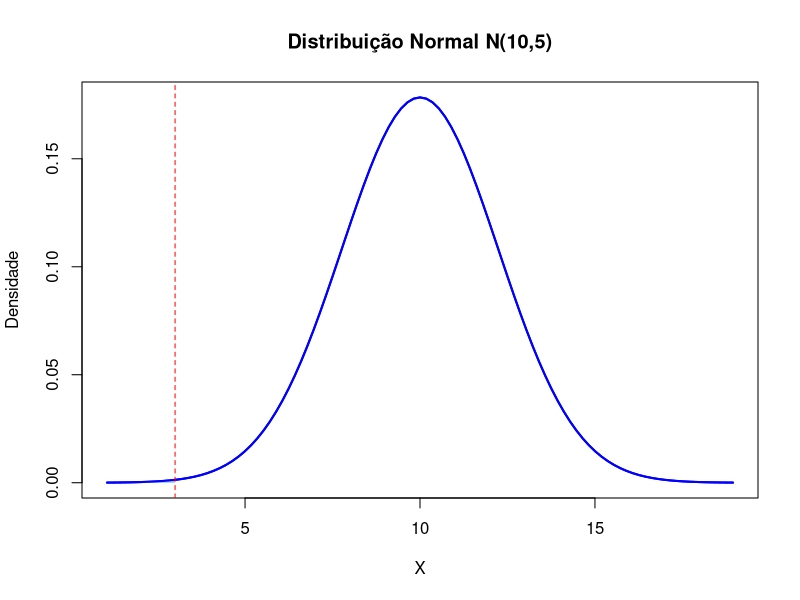
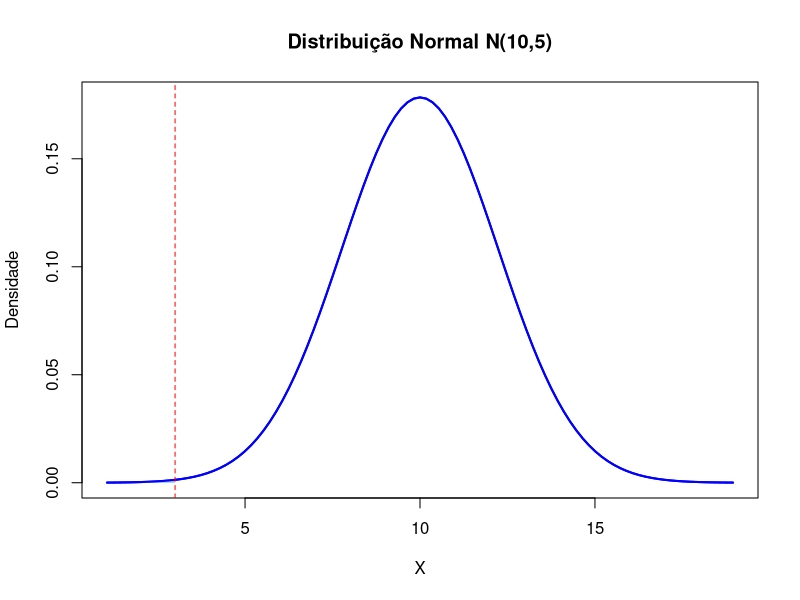

R code for these plots, in order:
# QUESTÃO 6
# X ~ N(10, 5)

mu <- 10
sigma <- sqrt(5)


# ==========================================
# A) UTILIZANDO COMANDOS PRONTOS DO R
# ==========================================

# A.1) Calcular as probabilidades

# P(X < 3)
p1 <- pnorm(3, mean=mu, sd=sigma)

# P(2 < X < 7)
p2 <- pnorm(7, mean=mu, sd=sigma) -
  pnorm(2, mean=mu, sd=sigma)

# P(X > 6)
p3 <- 1 - pnorm(6, mean=mu, sd=sigma)

print(p1)
print(p2)
print(p3)


# A.2) Construir a curva e marcar P(X < 3)

xmin <- mu - 4*sigma
xmax <- mu + 4*sigma

curve(dnorm(x, mean=mu, sd=sigma),
      from=xmin, to=xmax,
      main="Distribuição Normal N(10,5)",
      xlab="X", ylab="Densidade",
      col="blue", lwd=2)

x <- seq(xmin, 3, length.out=500)

polygon(c(x[1], x, 3),
        c(0, dnorm(x, mu, sigma), 0),
        col="lightblue", border=NA)

curve(dnorm(x, mean=mu, sd=sigma),
      from=xmin, to=xmax,
      add=TRUE, col="blue", lwd=2)

abline(v=3, col="red", lty=2)


# ==========================================
# B) SEM COMANDOS PRONTOS DE DISTRIBUIÇÃO
# ==========================================

# B.1) Definir a função densidade

fdp <- function(x) {
  (1/(sigma*sqrt(2*pi))) *
    exp(-((x-mu)^2)/(2*sigma^2))
}

# P(X < 3)
p1 <- integrate(fdp, -Inf, 3)$value

# P(2 < X < 7)
p2 <- integrate(fdp, 2, 7)$value

# P(X > 6)
p3 <- integrate(fdp, 6, Inf)$value

print(p1)
print(p2)
print(p3)


# B.2) Construir a curva e marcar P(X < 3)

xmin <- mu - 4*sigma
xmax <- mu + 4*sigma

curve(fdp(x),
      from=xmin, to=xmax,
      main="Distribuição Normal N(10,5)",
      xlab="X", ylab="Densidade",
      col="blue", lwd=2)

x <- seq(xmin, 3, length.out=500)

polygon(c(x[1], x, 3),
        c(0, fdp(x), 0),
        col="lightblue", border=NA)

curve(fdp(x),
      from=xmin, to=xmax,
      add=TRUE, col="blue", lwd=2)

abline(v=3, col="red", lty=2)
